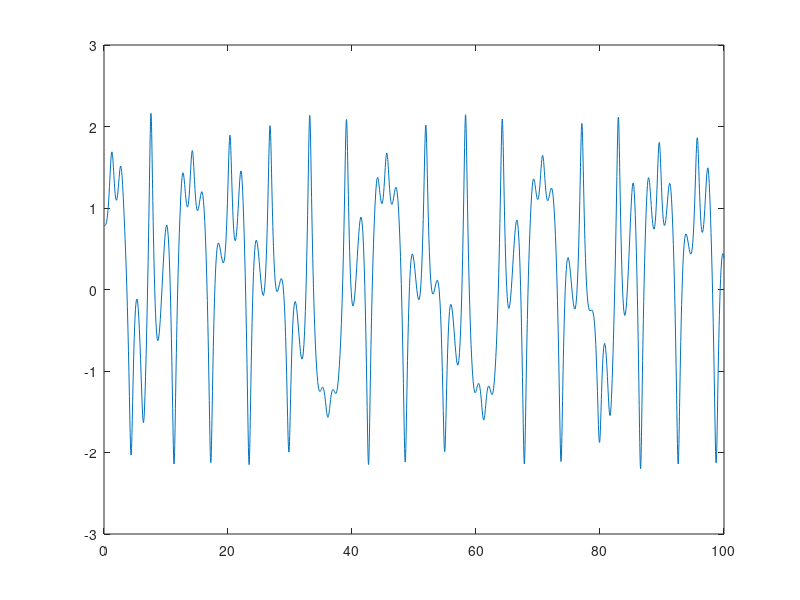

This chart was generated by the following MATLAB code:
function chaos_example()
close all

global u

%%%%Simulate Linear System
tspan = [0 100];
x0 = [45*pi/180;0];

[tout,xout] = ode45(@Derivs,tspan,x0);
uout = 0*tout;
for idx = 1:length(tout)
    dxdt = Derivs(tout(idx),xout(idx,:));
    uout(idx) = u;
end

x = xout(:,1);
figure()
plot(tout,x)

%figure()
%plot(tout,uout)

function dxdt = Derivs(t,xvec)
global u

x = xvec(1);
xdot = xvec(2);

%%%Add control
kp = 0;
kd = 0;
u = -kp*(x) - kd*xdot;
if abs(u) > 400
    u = sign(u)*400;
end
xdbldot = -0.1*xdot - x^5 + 6*sin(t);

dxdt = [xdot;xdbldot];
